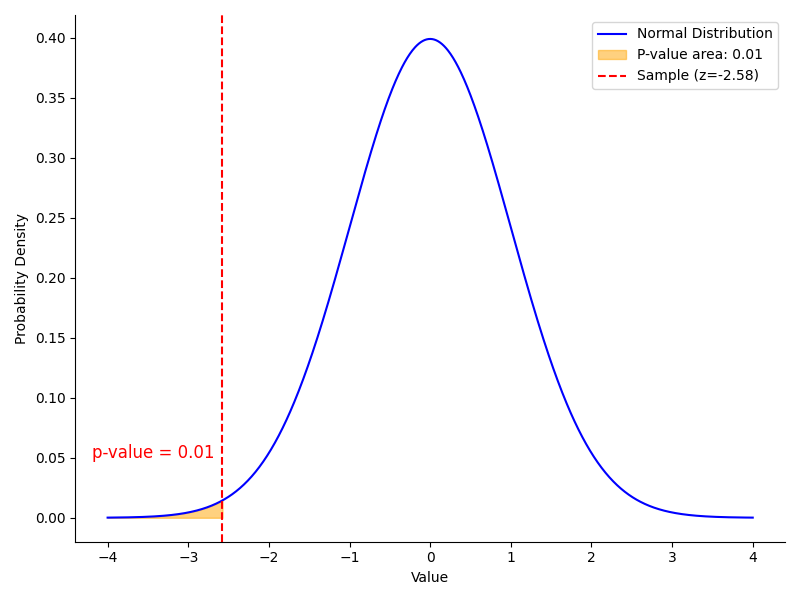

Here is the Python script that generated this plot:
import numpy as np
import matplotlib.pyplot as plt
from scipy.stats import norm

# Parameters for the normal distribution
mu = 0  # mean
sigma = 1  # standard deviation

# Generate the x values for the normal distribution
x = np.linspace(mu - 4 * sigma, mu + 4 * sigma, 1000)
y = norm.pdf(x, mu, sigma)

# Find a sample that would result in a p-value of less than 0.01 (two-tailed)
critical_z = norm.ppf(0.01 / 2)

# Generate the corresponding y value for the sample
sample = critical_z
p_value = 2 * norm.cdf(sample)  # two-tailed p-value

# Confidence interval boundaries for 95% confidence (two-tailed, 2.5% in each tail)
ci_lower = norm.ppf(0.025, mu, sigma)
ci_upper = norm.ppf(0.975, mu, sigma)

# Plotting the normal distribution
F = plt.figure(figsize=(8, 6))
ax = F.add_subplot(111)
ax.plot(x, y, label='Normal Distribution', color='blue')

# Highlight the critical region that contributes to the p-value
x_fill = np.linspace(-4, sample, 100)
ax.fill_between(x_fill, norm.pdf(x_fill), color='orange', alpha=0.5, label=f'P-value area: {p_value:.2f}')

# Plot the sample as a red line
ax.axvline(sample, color='red', linestyle='--', label=f'Sample (z={sample:.2f})')

# # Add the 95% confidence interval as a shaded region
# ax.fill_betweenx(y, ci_lower, ci_upper, color='green', alpha=0.5, label='95% Confidence Interval')

# Add text with the exact p-value on the plot
ax.text(sample-0.1, 0.05, f'p-value = {p_value:.2f}', color='red', fontsize=12, ha='right')

# Labels and legend
# ax.title('Normal Distribution with Sample Leading to p-value < 0.01 and 95% Confidence Interval')
ax.set_xlabel('Value')
ax.set_ylabel('Probability Density')
ax.legend()
ax.spines[['right', 'top']].set_visible(False)

# Show the plot
plt.grid(False)
plt.tight_layout()

plt.savefig('pval.png')
